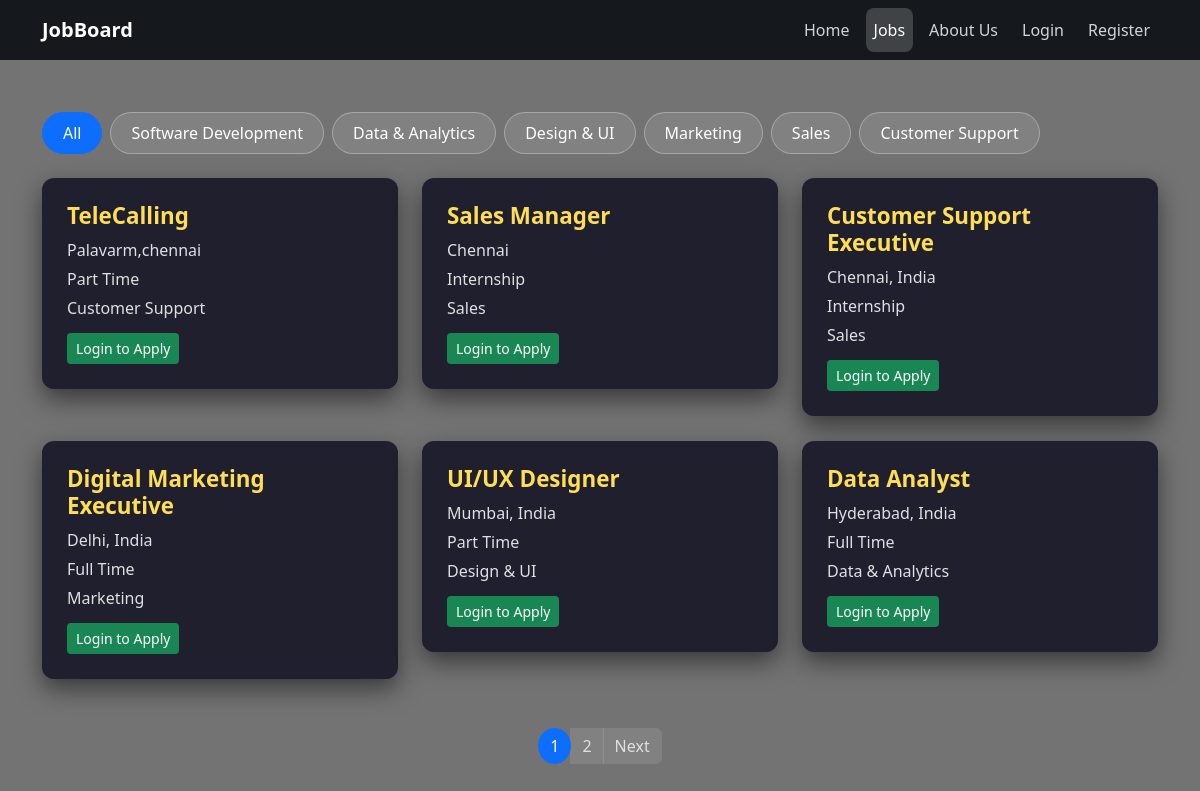
The app's page /jobs/, older data.
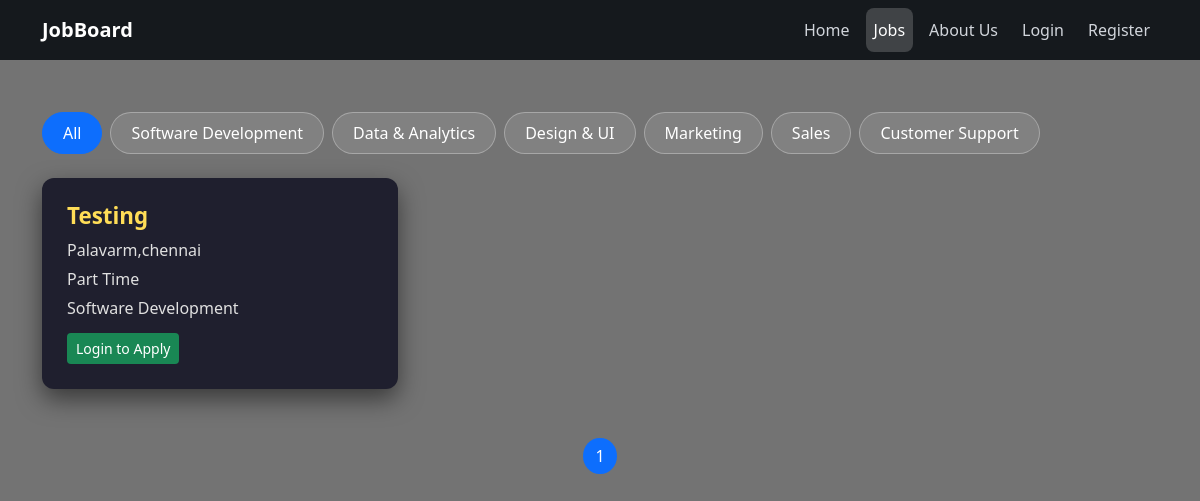
The same page, newer data.
### jobs/models.py (models this page shows, shortened)
class Job(models.Model):
    EMPLOYMENT_TYPE = (
        ('fulltime', 'Full Time'),
        ('parttime', 'Part Time'),
        ('internship', 'Internship'),
    )
    CATEGORY_CHOICES = (
        ('Software Development', 'Software Development'),
        ('Data & Analytics', 'Data & Analytics'),
        ('Design & UI', 'Design & UI'),
        ('Marketing', 'Marketing'),
        ('Sales', 'Sales'),
        ('Customer Support', 'Customer Support'),
    )
    employer = models.ForeignKey(User, on_delete=models.CASCADE)
    title = models.CharField(max_length=100)
    description = models.TextField()
    location = models.CharField(max_length=100)
    employment_type = models.CharField(max_length=20, choices=EMPLOYMENT_TYPE)
    category = models.CharField(max_length=50, choices=CATEGORY_CHOICES)
    created_at = models.DateTimeField(auto_now_add=True)

### jobs/views.py (the view)
# urls.py: path('jobs/', job_list, name='job_list'),
def job_list(request):
    jobs = Job.objects.all().order_by('-created_at')
    selected_category = request.GET.get('category')
    if selected_category:
        jobs = jobs.filter(category=selected_category)
    paginator = Paginator(jobs, 6)  # 6 jobs per page
    page_number = request.GET.get('page')
    jobs_page = paginator.get_page(page_number)
    applied_jobs = {}
    if request.user.is_authenticated and request.user.profile.role == 'jobseeker':
        applications = JobApplication.objects.filter(applicant=request.user.profile)
        for app in applications:
            applied_jobs[app.job.id] = app.status  # store status by job id
    context = {
        'jobs': jobs_page,
        'selected_category': selected_category,
        'applied_job_ids': applied_jobs,  # now contains {job_id: status}
    }
    return render(request, 'jobs/job_list.html', context)

### jobs/templates/jobs/job_list.html (shortened to what this page needs)
{% extends 'base.html' %}
{% load dict_filters %}
{% block content %}
<div class="container mt-5">
    <div class="mb-4 d-flex flex-wrap gap-2">
        <a href="{% url 'job_list' %}" class="category-pill {% if not selected_category %}selected{% endif %}">All</a>
        <a href="{% url 'job_list' %}?category=Software Development" class="category-pill {% if selected_category == 'Software Development' %}selected{% endif %}">Software Development</a>
        <a href="{% url 'job_list' %}?category=Data & Analytics" class="category-pill {% if selected_category == 'Data & Analytics' %}selected{% endif %}">Data & Analytics</a>
        <a href="{% url 'job_list' %}?category=Design & UI" class="category-pill {% if selected_category == 'Design & UI' %}selected{% endif %}">Design & UI</a>
        <a href="{% url 'job_list' %}?category=Marketing" class="category-pill {% if selected_category == 'Marketing' %}selected{% endif %}">Marketing</a>
        <a href="{% url 'job_list' %}?category=Sales" class="category-pill {% if selected_category == 'Sales' %}selected{% endif %}">Sales</a>
        <a href="{% url 'job_list' %}?category=Customer Support" class="category-pill {% if selected_category == 'Customer Support' %}selected{% endif %}">Customer Support</a>
    </div>
    {% if jobs %}
    <div class="row">
        {% for job in jobs %}
        <div class="col-md-6 col-lg-4">
            <div class="job-card">
                <h5>{{ job.title }}</h5>
                <p> {{ job.location }}</p>
                <p> {{ job.get_employment_type_display }}</p>
                <p> {{ job.category }}</p>
                {% if user.is_authenticated %}
                    {% if user.profile.role == 'jobseeker' %}
                        {% if job.id in applied_job_ids %}
                            <div class="status-container">
    {% with status=applied_job_ids|dict_get:job.id %}
        <span class="status-badge status-{{ status }}">
            {% if status == 'pending' %}Pending{% elif status == 'accepted' %}Accepted{% elif status == 'rejected' %}Rejected{% endif %}
        </span>
        {% if status == 'pending' %}
        <a href="{% url 'withdraw_application' job.id %}" class="btn-withdraw">Withdraw</a>
        {% endif %}
    {% endwith %}
</div>
                        {% else %}
                            <a href="{% url 'apply_job' job.id %}" class="btn btn-apply btn-sm mt-2">Apply Now</a>
                        {% endif %}
                    {% elif user.profile.role == 'employer' and job.employer == user %}
                        <div class="mt-2 d-flex gap-2">
                            <a href="{% url 'job_update' job.id %}" class="btn btn-edit btn-sm">Edit</a>
                            <form method="POST" action="{% url 'job_delete' job.id %}" style="display:inline;">
                                {% csrf_token %}
                                <button type="submit" class="btn btn-delete btn-sm">Delete</button>
                            </form>
                        </div>
                    {% endif %}
                {% else %}
                    <a href="{% url 'login' %}" class="btn btn-apply btn-sm mt-2">Login to Apply</a>
                {% endif %}
            </div>
        </div>
        {% endfor %}
    </div>
    <div class="mt-4 d-flex justify-content-center">
        <nav>
            <ul class="pagination">
                {% for num in jobs.paginator.page_range %}
                <li class="page-item {% if jobs.number == num %}active{% endif %}">
                    <a class="page-link" href="?page={{ num }}{% if selected_category %}&category={{ selected_category }}{% endif %}">{{ num }}</a>
                </li>
                {% endfor %}
                {% if jobs.has_next %}
                <li class="page-item">
                    <a class="page-link" href="?page={{ jobs.next_page_number }}{% if selected_category %}&category={{ selected_category }}{% endif %}">Next</a>
                </li>
                {% endif %}
            </ul>
        </nav>
    </div>
    {% else %}
    <div class="alert alert-warning">No jobs found in this category.</div>
    {% endif %}
</div>
{% endblock %}

### jobs/templates/base.html (shortened to what this page needs)
<!DOCTYPE html>
<html lang="en">
<head>
    <link href="https://cdn.jsdelivr.net/npm/bootstrap@5.3.2/dist/css/bootstrap.min.css" rel="stylesheet">
</head>
<body>
<div class="page-overlay">
    <nav class="navbar navbar-expand-lg navbar-dark fixed-top">
        <div class="container">
            <a class="navbar-brand fw-bold" href="{% url 'home' %}">JobBoard</a>
            <div class="collapse navbar-collapse" id="mainNavbar">
                <ul class="navbar-nav ms-auto mt-3 mt-lg-0 gap-lg-2 align-items-center">
                    <li class="nav-item">
                        <a class="nav-link {% if request.path == '/' %}active{% endif %}" href="{% url 'home' %}">Home</a>
                    </li>
                    <li class="nav-item">
                        <a class="nav-link {% if 'jobs' in request.path %}active{% endif %}" href="{% url 'job_list' %}">Jobs</a>
                    </li>
                    <li class="nav-item">
                        <a class="nav-link" href="{% url 'about' %}">About Us</a>
                    </li>
                    {% if user.is_authenticated %}
                        {% if user.profile.role == 'employer' %}
                            <li class="nav-item">
                                <a class="nav-link" href="{% url 'employer_applications' %}">
                                    Applications
                                </a>
                            </li>
                            <li class="nav-item">
                                <a class="btn btn-success btn-sm" href="{% url 'job_create' %}">
                                    ➕ Post Job
                                </a>
                            </li>
                        {% endif %}
                        {% if user.profile.role == 'jobseeker' %}
                            <li class="nav-item">
                                <a class="nav-link" href="{% url 'my_applications' %}">
                                    My Applications
                                </a>
                            </li>
                        {% endif %}
                        <li class="nav-item">
                            <a class="nav-link text-danger" href="{% url 'logout' %}">Logout</a>
                        </li>
                    {% else %}
                        <li class="nav-item">
                            <a class="nav-link" href="{% url 'login' %}">Login</a>
                        </li>
                        <li class="nav-item">
                            <a class="nav-link" href="{% url 'register' %}">Register</a>
                        </li>
                    {% endif %}
                </ul>
            </div>
        </div>
    </nav>
    <main class="container-fluid pt-5 mt-3">
        {% block content %}
        {% endblock %}
    </main>
</div>
</body>
</html>

### jobs/templates/base.html (style rules this page uses)
html, body { margin: 0; padding: 0; overflow-x: hidden; }
body { background-image: url('https://img.freepik.com/premium-photo/magnifying-glass-focused-job-text_143683-11517.jpg'); background-size: cover; background-position: center; background-repeat: no-repeat; }
.page-overlay { min-height: 100vh; background: rgba(0, 0, 0, 0.55); display: flex; flex-direction: column; }
main { flex-grow: 1; padding-top: 20px; }
.navbar { background-color: rgba(20, 24, 28, 0.98) !important; }
.navbar-nav .nav-link { color: #d1d5db; padding: 10px 14px; border-radius: 8px; transition: background-color 0.25s ease, color 0.25s ease; }
.navbar-nav .nav-link.active { background-color: rgba(255,255,255,0.18); color: #fff; }

### jobs/templates/jobs/job_list.html (style rules this page uses)
.category-pill { border-radius: 50px; padding: 8px 20px; background: rgba(255, 255, 255, 0.1); color: #fff; font-weight: 500; cursor: pointer; transition: all 0.3s ease; border: 1px solid rgba(255, 255, 255, 0.3); text-decoration: none; }
.category-pill:hover, .category-pill.selected { background-color: #0d6efd; border-color: #0d6efd; color: #fff; }
.job-card { background: #1f1f2e; color: #e0e0e0; border-radius: 12px; box-shadow: 0 10px 25px rgba(0,0,0,0.5); margin-bottom: 25px; padding: 25px; transition: all 0.3s ease; }
.job-card h5 { color: #ffdd57; font-weight: 600; font-size: 1.4rem; }
.job-card p { margin-bottom: 5px; }
.btn-apply { background-color: #198754; color: #fff; }
.pagination .page-link { color: #e0e0e0; background: rgba(255,255,255,0.1); border: none; }
.pagination .page-item.active .page-link { background-color: #0d6efd; color: #fff; border-radius: 50%; }

Row changes from the older to the newer data that the page shows:
removed Job: title "TeleCalling", location "Palavarm,chennai", employment_type "Part Time", category "Customer Support"
removed Job: title "Sales Manager", location "Chennai", employment_type "Internship", category "Sales"
removed Job: title "Customer Support Executive", location "Chennai, India", employment_type "Internship", category "Sales"
removed Job: title "Digital Marketing Executive", location "Delhi, India", employment_type "Full Time", category "Marketing"
removed Job: title "UI/UX Designer", location "Mumbai, India", employment_type "Part Time", category "Design & UI"
removed Job: title "Data Analyst", location "Hyderabad, India", employment_type "Full Time", category "Data & Analytics"
added Job: title "Testing", location "Palavarm,chennai", employment_type "Part Time", category "Software Development"
Text that changed along with them:
list line gone: "2"
text no longer shown: "Next"
